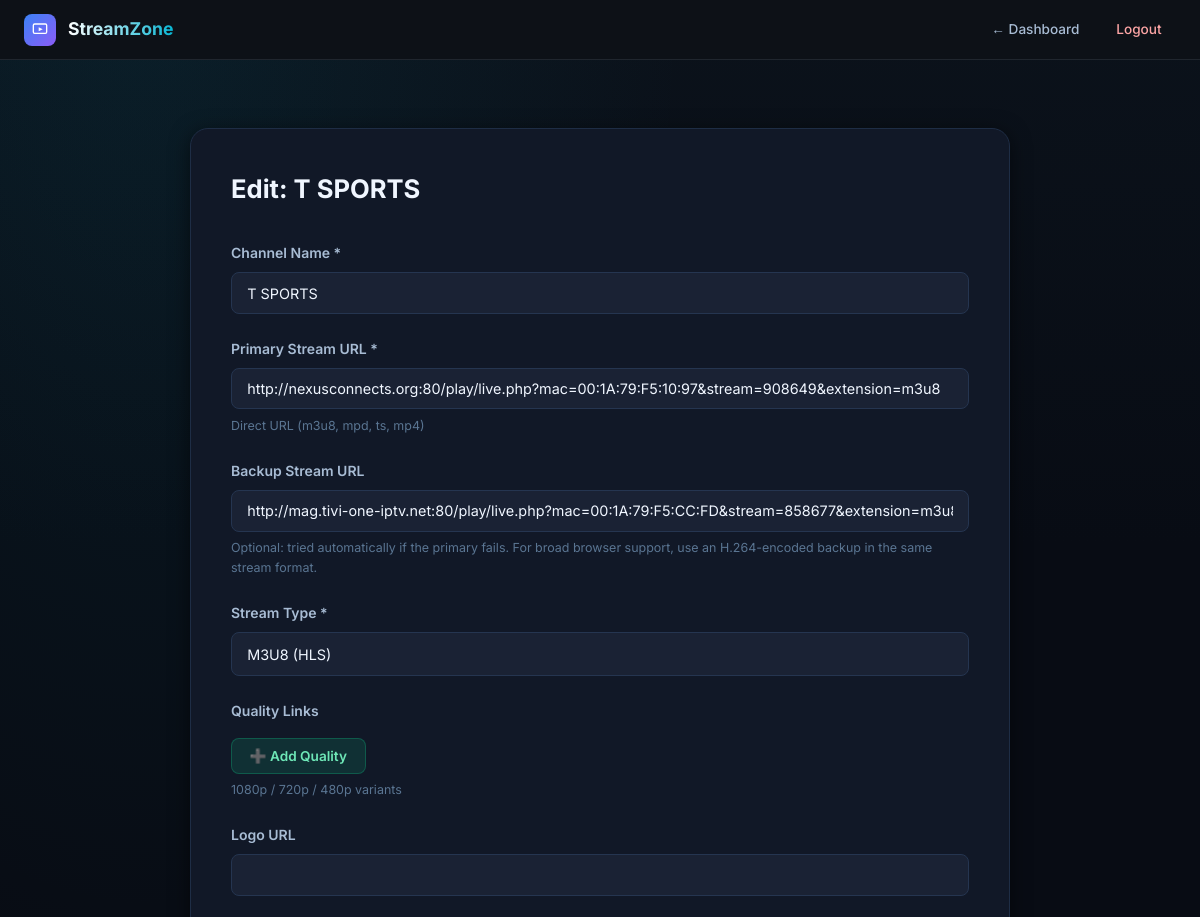
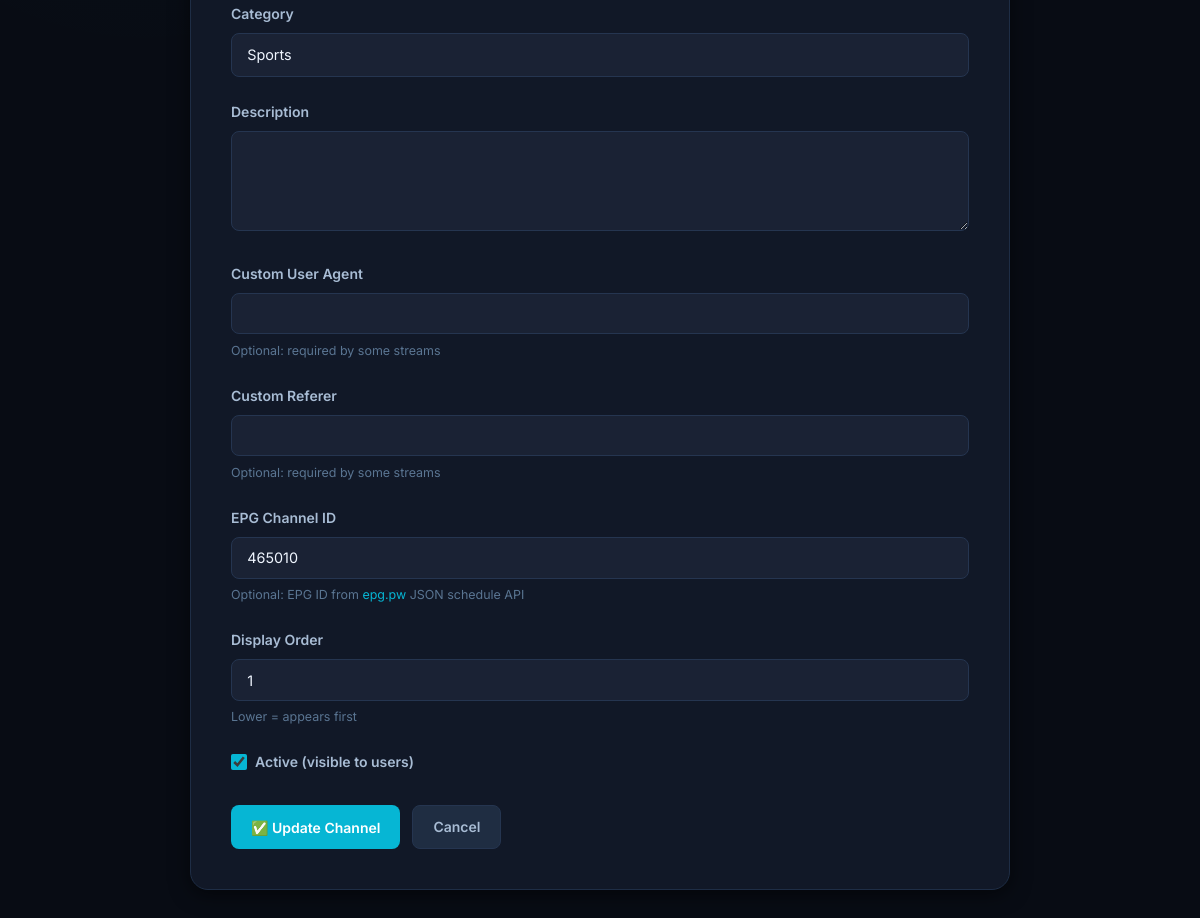
The app's page /admin/channels/edit/1 (signed in) with its own data (2 pictures, top to bottom).
### models.py (models this page shows, shortened)
class Channel(db.Model):
    __tablename__ = 'channels'
    __table_args__ = (
        db.Index('ix_channels_active_order_name', 'is_active', 'order', 'name'),
        db.Index('ix_channels_category_active_order', 'category_id', 'is_active', 'order'),
    )
    id = db.Column(db.Integer, primary_key=True)
    name = db.Column(db.String(200), nullable=False)
    stream_url = db.Column(db.String(500), nullable=False)
    stream_url_backup = db.Column(db.String(500))  # Backup/alternative stream URL
    stream_type = db.Column(db.String(20), nullable=False)  # m3u8, mpd, ts, mp4, flv
    logo_url = db.Column(db.String(500))
    description = db.Column(db.Text)
    category_id = db.Column(db.Integer, db.ForeignKey('categories.id'), nullable=True)
    is_active = db.Column(db.Boolean, default=True)
    order = db.Column(db.Integer, default=0)
    user_agent = db.Column(db.String(500))  # Custom user agent for streams that require it
    referer = db.Column(db.String(500))  # Custom referer for streams that require it
    epg_channel_id = db.Column(db.String(100))  # EPG channel ID (epg.pw)
    created_at = db.Column(db.DateTime, default=datetime.utcnow)
    updated_at = db.Column(db.DateTime, default=datetime.utcnow, onupdate=datetime.utcnow)
    stream_qualities = db.relationship('StreamQuality', backref='channel', lazy=True, cascade='all, delete-orphan')
    featured_events = db.relationship(
        'FeaturedSportsEvent', backref='channel', lazy=True, cascade='all, delete-orphan'
    )

class Category(db.Model):
    __tablename__ = 'categories'
    id = db.Column(db.Integer, primary_key=True)
    name = db.Column(db.String(100), nullable=False, unique=True)
    created_at = db.Column(db.DateTime, default=datetime.utcnow)
    channels = db.relationship('Channel', backref='category', lazy=True)

### app.py (the view, shortened to what this page needs)
@app.route('/admin/channels/edit/<int:channel_id>', methods=['GET', 'POST'])
@login_required
def admin_edit_channel(channel_id):
    from models import StreamQuality
    channel = Channel.query.get_or_404(channel_id)
    categories = Category.query.all()
    return render_template('admin/edit_channel.html', channel=channel, categories=categories)

### app.py (called while the page is built, shortened)
@login_manager.user_loader
def load_user(user_id):
    admin = Admin.query.get(int(user_id))
    if admin:
        return User(admin.id, admin.username)
    return None

def generate_csrf_token():
    token = session.get('_csrf_token')
    if not token:
        token = secrets.token_hex(32)
        session['_csrf_token'] = token
    return token

@app.context_processor
def inject_csrf_token():
    return {'csrf_token': generate_csrf_token}

@app.before_request
def csrf_protect():
    if request.method not in ('POST', 'PUT', 'PATCH', 'DELETE'):
        return

@app.before_request
def prevent_writes_without_persistent_vercel_database():
    if (
        not app.config['PERSISTENT_DATABASE_CONFIGURED']
        and request.method in ('POST', 'PUT', 'PATCH', 'DELETE')
        and request.endpoint
        and request.endpoint.startswith('admin_')
        and request.endpoint != 'admin_login'
    ):
        flash(
            'Saving is disabled because this Vercel deployment has no persistent database. '
            'Configure DATABASE_URL and redeploy before managing channels or events.',
            'error',
        )
        return redirect(url_for('admin_dashboard'))

### templates/admin/edit_channel.html (shortened to what this page needs)
<!DOCTYPE html>
<html lang="en">
<head>
  <link rel="stylesheet" href="{{ url_for('static', filename='css/style.css') }}">
</head>
<body class="admin-page">
  <nav class="admin-nav">
    <div class="nav-brand">
      <div style="width:32px;height:32px;background:linear-gradient(135deg,#3b82f6,#8b5cf6);border-radius:8px;display:flex;align-items:center;justify-content:center;flex-shrink:0;">
        <svg width="16" height="16" viewBox="0 0 24 24" fill="none"><rect x="2" y="3" width="20" height="14" rx="2" stroke="white" stroke-width="2"/><polygon points="10,8 16,11 10,14" fill="white"/></svg>
      </div>
      <h2>StreamZone</h2>
    </div>
    <div class="nav-links">
      <a href="{{ url_for('admin_dashboard') }}">← Dashboard</a>
      <a href="{{ url_for('admin_logout') }}" style="color:#fca5a5;">Logout</a>
    </div>
  </nav>
  <div class="admin-container">
    <div class="form-container">
      <h1>Edit: {{ channel.name }}</h1>
      <form method="POST" action="{{ url_for('admin_edit_channel', channel_id=channel.id) }}" id="editChannelForm">
        <div class="form-group">
          <label for="name">Channel Name *</label>
          <input type="text" id="name" name="name" value="{{ channel.name }}" required>
        </div>
        <div class="form-group">
          <label for="stream_url">Primary Stream URL *</label>
          <input type="url" id="stream_url" name="stream_url" value="{{ channel.stream_url }}" required>
          <small>Direct URL (m3u8, mpd, ts, mp4)</small>
        </div>
        <div class="form-group">
          <label for="stream_url_backup">Backup Stream URL</label>
          <input type="url" id="stream_url_backup" name="stream_url_backup" value="{{ channel.stream_url_backup or '' }}">
          <small>Optional: tried automatically if the primary fails. For broad browser support, use an H.264-encoded backup in the same stream format.</small>
        </div>
        <div class="form-group">
          <label for="stream_type">Stream Type *</label>
          <select id="stream_type" name="stream_type" required>
            <option value="m3u8" {% if channel.stream_type == 'm3u8' %}selected{% endif %}>M3U8 (HLS)</option>
          </select>
        </div>
        <div class="form-group">
          <label>Quality Links</label>
          <button type="button" class="add-quality-btn" onclick="addQualityField()">➕ Add Quality</button>
          <small>1080p / 720p / 480p variants</small>
        </div>
        <div class="form-group">
          <label for="logo_url">Logo URL</label>
          <input type="url" id="logo_url" name="logo_url" value="{{ channel.logo_url or '' }}">
        </div>
        <div class="form-group">
          <label for="category_id">Category</label>
          <select id="category_id" name="category_id">
            {% for category in categories %}
            <option value="{{ category.id }}" {% if channel.category_id == category.id %}selected{% endif %}>
              {{ category.name }}
            </option>
            {% endfor %}
          </select>
        </div>
        <div class="form-group">
          <label for="description">Description</label>
          <textarea id="description" name="description" rows="3">{{ channel.description or '' }}</textarea>
        </div>
        <div class="form-group">
          <label for="user_agent">Custom User Agent</label>
          <input type="text" id="user_agent" name="user_agent" value="{{ channel.user_agent or '' }}">
          <small>Optional: required by some streams</small>
        </div>
        <div class="form-group">
          <label for="referer">Custom Referer</label>
          <input type="url" id="referer" name="referer" value="{{ channel.referer or '' }}">
          <small>Optional: required by some streams</small>
        </div>
        <div class="form-group">
          <label for="epg_channel_id">EPG Channel ID</label>
          <input type="text" id="epg_channel_id" name="epg_channel_id" value="{{ channel.epg_channel_id or '' }}" placeholder="e.g., 465010">
          <small>Optional: EPG ID from <a href="https://epg.pw" target="_blank" style="color:var(--brand);">epg.pw</a> JSON schedule API</small>
        </div>
        <div class="form-group">
          <label for="order">Display Order</label>
          <input type="number" id="order" name="order" value="{{ channel.order }}" min="0">
          <small>Lower = appears first</small>
        </div>
        <div class="form-group checkbox-group">
          <label>
            <input type="checkbox" name="is_active" {% if channel.is_active %}checked{% endif %}>
            <span>Active (visible to users)</span>
          </label>
        </div>
        <div class="form-actions">
          <button type="submit" class="btn btn-primary" id="submitBtn">✅ Update Channel</button>
          <a href="{{ url_for('admin_dashboard') }}" class="btn btn-secondary">Cancel</a>
        </div>
      </form>
    </div>
  </div>
</body>
</html>

### records on screen
Channel: name "T SPORTS", stream_url "http://nexusconnects.org:80/play/live.php?mac=00:1A:79:F5:10:97&stream=908649&extension=m3u8", stream_url_backup "http://mag.tivi-one-iptv.net:80/play/live.php?mac=00:1A:79:F5:CC:FD&stream=858677&extension=m3u8", stream_type "M3U8 (HLS)", category_id "Sports", epg_channel_id "465010", order "1", is_active "☑"
